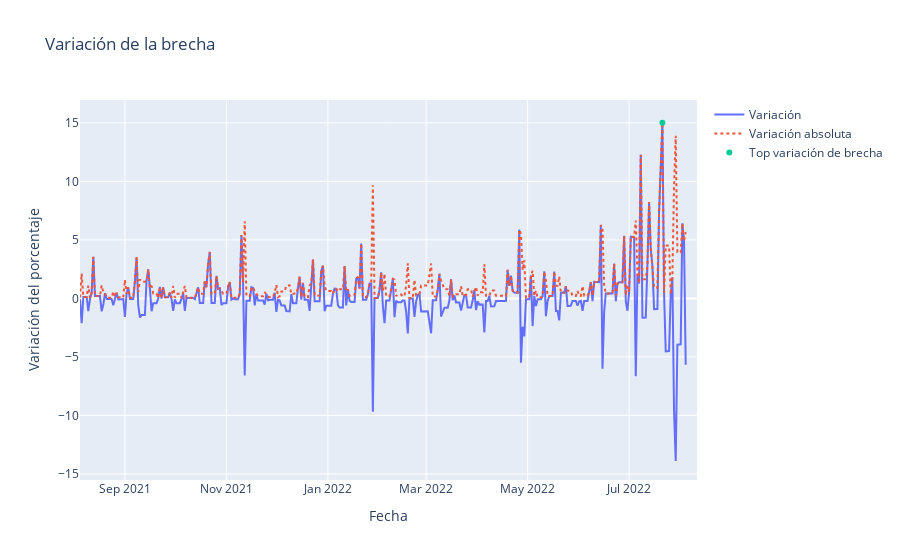

Notebook cell for this chart:
### Markdown cell above
----
----
## 1) Día con mayor variación en la brecha
(Últimos 365 días)

### Code cell
fig = go.Figure()
fig.add_trace(go.Scatter(x = table_365['fecha'], y = table_365['brecha_var'], mode='lines', name='Variación'))
fig.add_trace(go.Scatter(x = table_365['fecha'], y = table_365['brecha_var_abs'], mode='lines', name='Variación absoluta',  line=dict(dash='dot')))
fig.add_trace(go.Scatter(x = top_1_brech_var['fecha'], y = top_1_brech_var['brecha_var'], mode='markers', name='Top variación de brecha'))
fig.update_layout(
    title='Variación de la brecha',
    xaxis_title = 'Fecha',
    yaxis_title = 'Variación del porcentaje')

### Figure 1 — Plotly figure (JSON) as saved in the notebook; plotly's stock layout.template omitted (floating-point values rounded to 4 significant figures; data arrays with more than 128 entries replaced by an {"elided": "..."} marker saying what was removed)
{"data": [{"mode": "lines", "name": "Variación", "type": "scatter", "x": {"elided": "365 str values"}, "y": {"elided": "365 float values"}}, {"line": {"dash": "dot"}, "mode": "lines", "name": "Variación absoluta", "type": "scatter", "x": {"elided": "365 str values"}, "y": {"elided": "365 float values"}}, {"mode": "markers", "name": "Top variación de brecha", "type": "scatter", "x": ["2022-07-21T00:00:00"], "y": [15.02]}], "layout": {"title": {"text": "Variación de la brecha"}, "xaxis": {"title": {"text": "Fecha"}}, "yaxis": {"title": {"text": "Variación del porcentaje"}}}}
